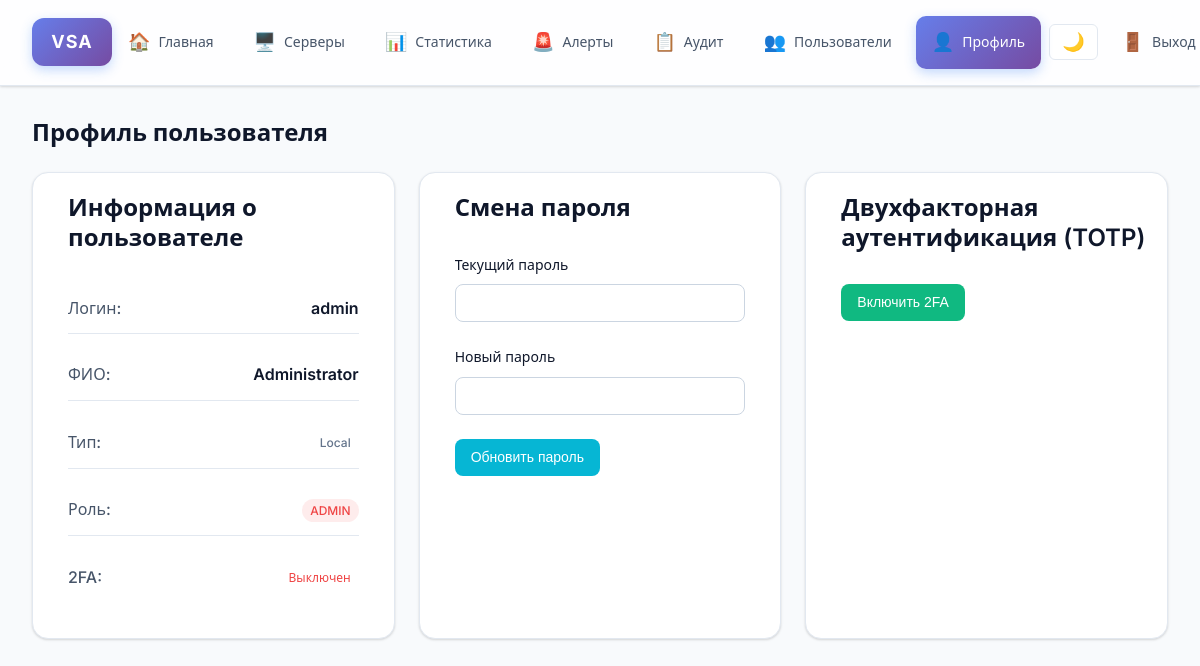
Screenshot of /profile (signed in) with the database file from the repository.
### app/models.py (models this page shows)
class User(Base):
    __tablename__ = "users"
    id = Column(Integer, primary_key=True, index=True)
    username = Column(String(100), unique=True, index=True, nullable=False)
    full_name = Column(String(200), nullable=True)
    password_hash = Column(String(255), nullable=True)
    is_ldap = Column(Boolean, default=False)
    role = Column(String(20), default=UserRole.user.value)
    active = Column(Boolean, default=True)
    totp_enabled = Column(Boolean, default=False)
    totp_secret = Column(String(64), nullable=True)
    created_at = Column(DateTime, default=datetime.utcnow)

### app/routers.py (the view)
@router.get("/profile")
async def profile_page(request: Request, db: AsyncSession = Depends(get_db)):
    if not request.user.is_authenticated:
        return RedirectResponse(url="/login", status_code=HTTP_302_FOUND)
    username = request.session.get("username")
    user = (await db.execute(select(User).where(User.username == username))).scalar_one_or_none()
    if not user:
        raise HTTPException(status_code=404, detail="User not found")
    return request.app.state.templates.TemplateResponse("profile.html", {"request": request, "user": user})

### templates/profile.html (shortened to what this page needs)
{% extends "base.html" %}
{% block content %}
  <div class="page-header">
    <h1>Профиль пользователя</h1>
  </div>
  <div class="profile-grid">
    <div class="card" style="padding: 20px;">
      <h3 style="padding-left: 15px;">Информация о пользователе</h3>
      <div class="profile-info" style="padding: 15px;">
        <div class="info-row">
          <span class="info-label">Логин:</span>
          <span class="info-value">{{ user.username }}</span>
        </div>
        <div class="info-row">
          <span class="info-label">ФИО:</span>
          <span class="info-value">{{ user.full_name or '—' }}</span>
        </div>
        <div class="info-row">
          <span class="info-label">Тип:</span>
          <span class="info-value">
            <span class="status-badge {{ 'status-online' if user.is_ldap else 'status-unknown' }}">
              {{ 'LDAP' if user.is_ldap else 'Local' }}
            </span>
          </span>
        </div>
        <div class="info-row">
          <span class="info-label">Роль:</span>
          <span class="info-value">
            <span class="role-badge role-{{ user.role.lower() }}">{{ user.role }}</span>
          </span>
        </div>
        <div class="info-row">
          <span class="info-label">2FA:</span>
          <span class="info-value">
            <span class="status-badge {{ 'status-online' if user.totp_enabled else 'status-offline' }}">
              {{ 'Включен' if user.totp_enabled else 'Выключен' }}
            </span>
          </span>
        </div>
      </div>
    </div>
    {% if not user.is_ldap %}
    <div class="card" style="padding: 20px;">
      <h3 style="padding-left: 15px;">Смена пароля</h3>
      <form method="post" action="/profile/password" style="padding: 15px;">
        <div class="form-group">
          <label class="form-label">Текущий пароль</label>
          <input type="password" name="current_password" class="form-control" required />
        </div>
        <div class="form-group">
          <label class="form-label">Новый пароль</label>
          <input type="password" name="new_password" class="form-control" required />
        </div>
        <button type="submit" class="btn btn-primary">Обновить пароль</button>
      </form>
    </div>
    <div class="card" style="padding: 20px;">
      <h3 style="padding-left: 15px;">Двухфакторная аутентификация (TOTP)</h3>
      <form method="post" action="/profile/2fa" style="padding: 15px;">
        {% if not user.totp_enabled %}
          <button type="submit" name="action" value="enable" class="btn btn-success">Включить 2FA</button>
        {% else %}
          <button type="submit" name="action" value="disable" class="btn btn-danger">Выключить 2FA</button>
        {% endif %}
      </form>
    </div>
    {% endif %}
  </div>
{% endblock %}

### rows the page displays
User: username "admin", full_name "Administrator", is_ldap "Local", role "ADMIN", totp_enabled "Выключен"
